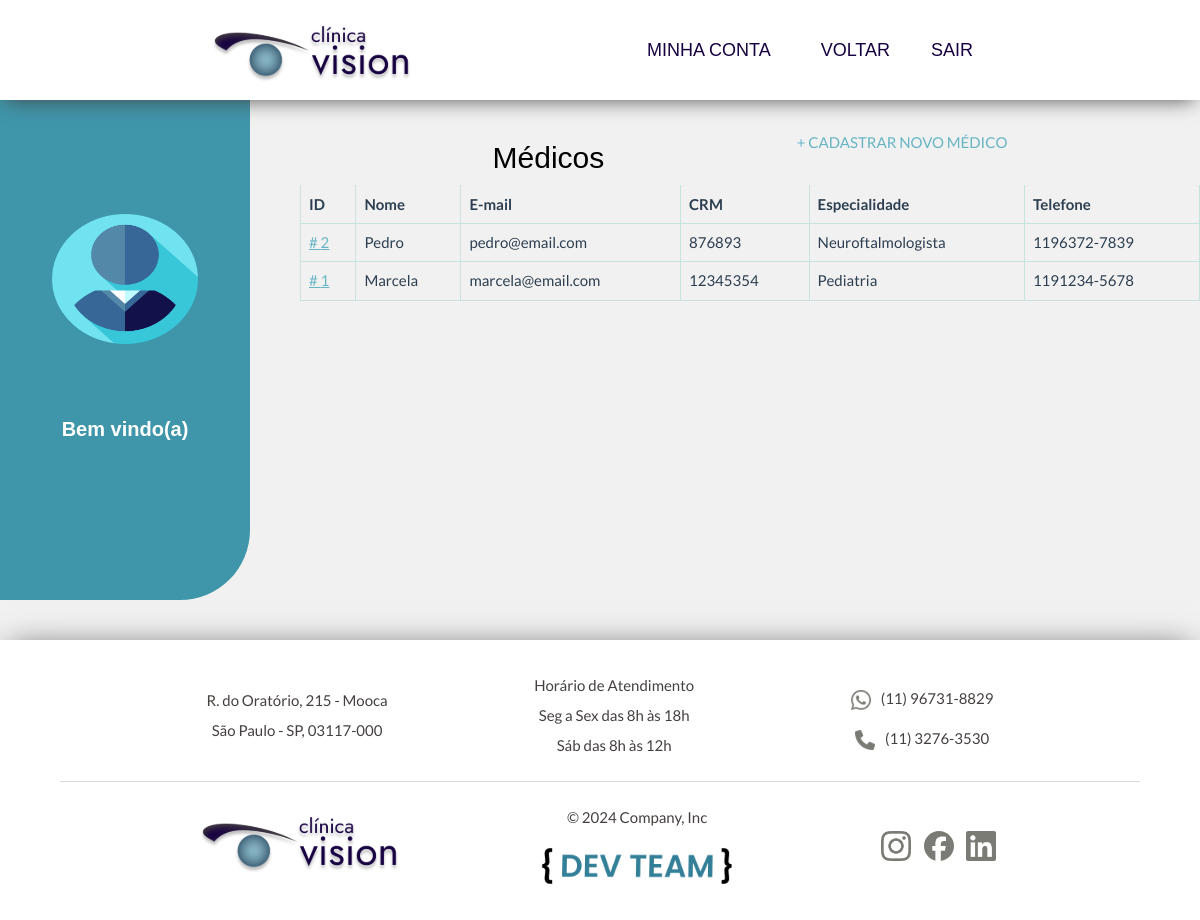
/medicos/admim/lista/medicos/ (signed in), run on an earlier commit of the app's database.
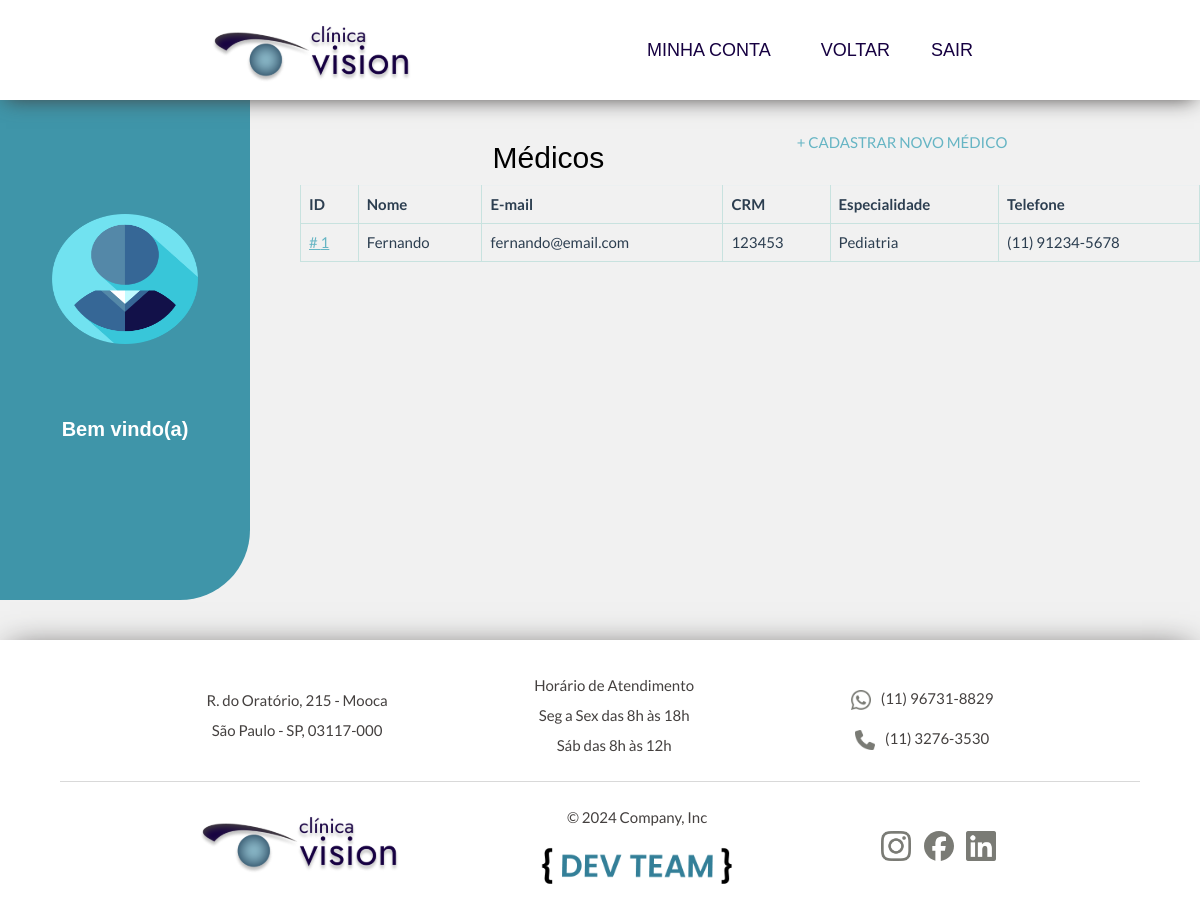
And on a later commit of the database.
### medicos/models.py (models this page shows, shortened)
class Medico(models.Model):
    nome = models.CharField(verbose_name="Nome", max_length=200, default='')
    sobrenome = models.CharField(verbose_name="Sobrenome", max_length=200, default='')
    GENEROS = (
        ('Feminino','Feminino'),
        ('Masculimo','Masculino')
    )
    genero = models.CharField(max_length=9, choices=GENEROS, default='')
    email = models.EmailField(verbose_name="Email")
    crm = models.CharField(unique=True, verbose_name="CRM", max_length=200)
    phone_regex = RegexValidator(
        regex=r'^\(?\d{2}\)?[\s.-]?\d{4,5}-?\d{4}$',
        message="O número precisa estar neste formato: (00) 00000-0000 ou (00) 0000-0000"
    )
    telefone = models.CharField(verbose_name="Telefone",
                                validators=[phone_regex],
                                max_length=17, null=True, blank=True)
    especialidade = ForeignKey(Especialidade,
                            on_delete=models.CASCADE,
                            related_name='medicos',
                            null=True)
    user = models.OneToOneField(
        settings.AUTH_USER_MODEL,
        verbose_name='Usuário',
        on_delete=models.CASCADE,
        default=0
    )

class Especialidade(models.Model):
    nome = models.CharField(verbose_name="Nome", max_length=200)
    valor_consulta = models.DecimalField(max_digits=5, decimal_places=2, default=0)
    def __str__(self):
        return f'{self.nome}'

### medicos/views.py (the view)
class MedicoListView(LoginRequiredMixin, TestMixinIsAdmin, ListView):
    login_url = 'accounts:login'
    template_name = 'medicos/admin/medicos_lista.html'
    def get_queryset(self):
        return Medico.objects.all().order_by('-pk')

### medicos/views.py (called while the page is built)
    def test_func(self):
        is_admin_or_is_staff = self.request.user.is_superuser or \
            self.request.user.is_staff
        return bool(is_admin_or_is_staff)

### medicos/templates/medicos/admin/medicos_lista.html (shortened to what this page needs)
{% extends "base_dash.html" %}
{% load static %}
{% block head %}
    <link rel="stylesheet" href="{% static "css/formulario/list.css" %}">
    <link rel="stylesheet" href="{% static "css/dashboard/base_dash.css" %}">
{% endblock head %}
{% block accounts_container %}
<div class="content">
    <div>
        <h2 class="titulo__padrao">Médicos</h2>
        <a href="{% url "medicos:medico_cadastro" %}">+ CADASTRAR NOVO MÉDICO</a>
    </div>
<table class="table table-bordered">
    <thead>
        <tr>
            <th>
                ID
            </th>
            <th>
                Nome
            </th>
            <th>
                E-mail
            </th>
            <th>
                CRM
            </th>
            <th>
                Especialidade
            </th>
            <th>
                Telefone
            </th>
        </tr>
    </thead>
    <tbody>
        {% for medico in object_list %}
        <tr>
            <td>
                <a href=""># {{ medico.pk }}</a>
            </td>
            <td>
                {{ medico.nome }}
            </td>
            <td>
                {{ medico.email }}
            </td>
            <td>
                {{ medico.crm }}
            </td>
            <td>
                {{ medico.especialidade }}
            </td>
            <td>
                {{ medico.telefone }}
            </td>
        </tr>
        {% endfor %}
    </tbody>
</table>
</div>
{% endblock %}

What changed in the data, as far as the page shows it:
removed Medico: pk "2", nome "Pedro", email "pedro@email.com", crm "876893", especialidade "Neuroftalmologista", telefone "1196372-7839"
changed Medico "Pediatria": nome "Marcela" → "Fernando"; email "marcela@email.com" → "fernando@email.com"; crm "12345354" → "123453"; telefone "1191234-5678" → "(11) 91234-5678"
